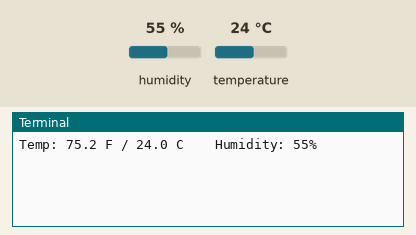
Recording of a program running on a simulated Raspberry Pi (BCM pin numbers). Parts: the last lines printed to the terminal. The test bench sets the inputs (shaded band); at power-on: humidity 55 %, temperature 24 °C. Web requests get an empty 200 reply after 0.4 s.

Above: at 2.0 s.
2.1 s: humidity set to 22 %
At 5.2 s:
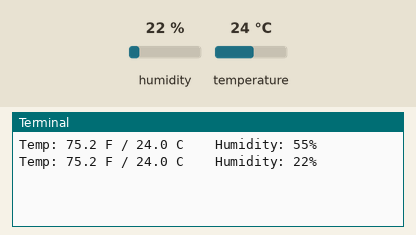
6.0 s: temperature set to 12 °C
At 9.4 s:
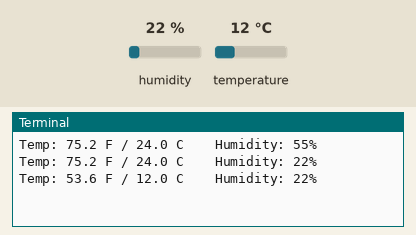
9.9 s: humidity set to 40 %
At 12.5 s:
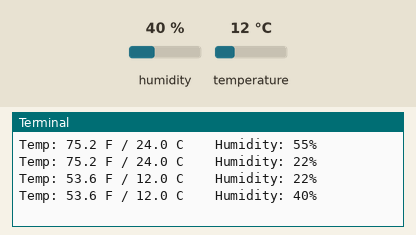
Timing chart, 0 to 14.0 s (numbered marks = the images above; inputs shaded):
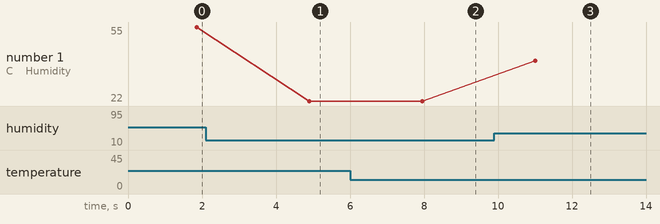

The program:

io_temperature.py
```python
from Adafruit_IO import Client, Feed
import json

import time
import board
import adafruit_dht


ADAFRUIT_IO_KEY = "YOUR_KEY"
ADAFRUIT_IO_USERNAME = "YOUR_USERNAME"

# Create an instance of the REST client.
aio = Client(ADAFRUIT_IO_USERNAME, ADAFRUIT_IO_KEY)
temperature = aio.feeds("temperature")
text = aio.feeds("text")


dhtDevice = adafruit_dht.DHT11(board.D4)
while True:
    try:
        # Print the values to the serial port
        temperature_c = dhtDevice.temperature
        temperature_f = temperature_c * (9 / 5) + 32
        humidity = dhtDevice.humidity
        data = "Temp: {:.1f} F / {:.1f} C    Humidity: {}% ".format(temperature_f, temperature_c, humidity)
        aio.send_data(temperature.key, data)
        aio.send_data(text.key, data)
        print(data)

    except RuntimeError as error:
        # Errors happen fairly often, DHT's are hard to read, just keep going
        print(error.args[0])

    time.sleep(2.0)
```

Measured:
- after the input at 2.1 s, the terminal: prints a new line after 2.8 s (image 1)
- after the input at 6.0 s, the terminal: prints a new line after 2.0 s (image 2)
- after the input at 9.9 s, the terminal: prints a new line after 1.1 s (image 3)
- plotted number 1: 55 → 22 after the input at 2.1 s, 22 → 40 after the input at 9.9 s
